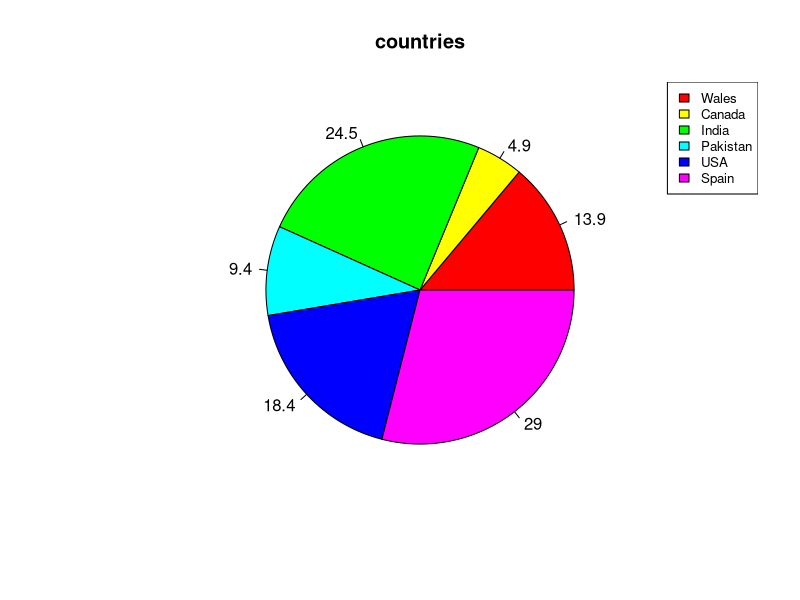

Reproduce this figure in R.
x <-c(34,12,60,23,45,71)
  labels<-c("Wales","Canada","India","Pakistan","USA","Spain")
  piepercent<-round(100*x/sum(x),1)
  png(file=("contries.png"))
pie(x,labels=piepercent,main="countries",col = rainbow(length(x)))
legend("topright",c("Wales","Canada","India","Pakistan","USA","Spain"),cex=0.8,
fill=rainbow(length(x)))
dev.off()


